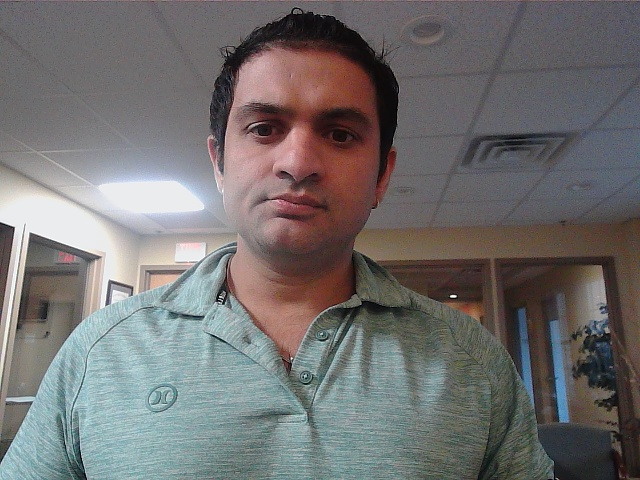
#> input picture modules/edge-device/enrolled_users/Arjun_Joshi_test/frame_1.jpg, 640 x 480 px; its folder holds only this picture in this run
$ python augment_enrollments.py
#> lines starting #> are read from the running program, lines starting #| are printed output that depends on the picture
#!/usr/bin/env python3
"""
Augment enrollment images for more robust ArcFace embeddings.

For each base enrollment image (frame_1.jpg ... frame_5.jpg), generates
photometric augmentation variants that simulate real RTSP camera conditions.

Augmentations applied per base image:
  1. bright         — +25% brightness (daytime / direct lighting)
  2. dark_noisy     — -20% brightness + Gaussian noise σ=12 (low-light sensor noise)
  3. blur_shift     — Gaussian blur 5×5 + ±5% random crop (motion blur + bbox jitter)
  4. warm           — hue +8°, saturation +12% (white balance / color temp drift)
  5. compressed     — JPEG re-encode at quality 50 (RTSP H.264 stream artifacts)

Result: 5 originals + 25 augmented = 30 images per user.

After augmenting, re-run the enrollment script to recompute averaged embeddings:
    python scripts/enroll_from_naming_schema.py

Usage:
    python scripts/augment_enrollments.py                         # augment all users
    python scripts/augment_enrollments.py --preview               # show sample, don't save
    python scripts/augment_enrollments.py --clean                 # remove all augmented images
    python scripts/augment_enrollments.py --source enrolled_users # custom source dir
    python scripts/augment_enrollments.py --user Ryan_Larsen_debug  # single user only
"""

import argparse
import logging
import os
import sys
from pathlib import Path
from typing import Dict, List, Optional, Tuple

import cv2
import numpy as np

SCRIPT_DIR = Path(__file__).resolve().parent
PROJECT_DIR = SCRIPT_DIR.parent

logging.basicConfig(
    level=logging.INFO,
    format="%(asctime)s | %(levelname)s | %(message)s",
    datefmt="%Y-%m-%d %H:%M:%S",
)
logger = logging.getLogger(__name__)

DEFAULT_SOURCE = PROJECT_DIR / "enrolled_users"

# Augmented file marker — used for identification and cleanup
AUG_TAG = "_aug_"

# Base images are named frame_N.jpg (N=1..5)
BASE_PATTERN = "frame_*.jpg"

# ---------------------------------------------------------------------------
# Augmentation functions
# ---------------------------------------------------------------------------
# Each takes a BGR image (np.ndarray) and returns a BGR image (np.ndarray).
# Deterministic given the same input (no internal randomness).
# The blur_shift augmentation uses a fixed crop offset derived from image dims.
# ---------------------------------------------------------------------------


def aug_bright(img: np.ndarray) -> np.ndarray:
    """Increase brightness by ~25% (simulates bright / direct lighting)."""
    hsv = cv2.cvtColor(img, cv2.COLOR_BGR2HSV).astype(np.float32)
    hsv[:, :, 2] = np.clip(hsv[:, :, 2] * 1.25, 0, 255)
    return cv2.cvtColor(hsv.astype(np.uint8), cv2.COLOR_HSV2BGR)


def aug_dark_noisy(img: np.ndarray) -> np.ndarray:
    """Decrease brightness 20% and add Gaussian sensor noise σ=12."""
    hsv = cv2.cvtColor(img, cv2.COLOR_BGR2HSV).astype(np.float32)
    hsv[:, :, 2] = np.clip(hsv[:, :, 2] * 0.80, 0, 255)
    dark = cv2.cvtColor(hsv.astype(np.uint8), cv2.COLOR_HSV2BGR)
    noise = np.random.default_rng(42).normal(0, 12, dark.shape).astype(np.float32)
    noisy = np.clip(dark.astype(np.float32) + noise, 0, 255).astype(np.uint8)
    return noisy


def aug_blur_shift(img: np.ndarray) -> np.ndarray:
    """Gaussian blur 5×5 + deterministic 5% crop (simulates motion blur + bbox jitter)."""
    blurred = cv2.GaussianBlur(img, (5, 5), 0)
    h, w = blurred.shape[:2]
    # Deterministic 5% crop from top-left offset
    dx = max(1, int(w * 0.05))
    dy = max(1, int(h * 0.05))
    cropped = blurred[dy : h - dy // 2, dx : w - dx // 2]
    # Resize back to original dimensions to keep embedding input consistent
    return cv2.resize(cropped, (w, h), interpolation=cv2.INTER_LINEAR)


def aug_warm(img: np.ndarray) -> np.ndarray:
    """Warm color temperature shift: hue +8°, saturation +12%."""
    hsv = cv2.cvtColor(img, cv2.COLOR_BGR2HSV).astype(np.float32)
    hsv[:, :, 0] = (hsv[:, :, 0] + 8) % 180  # OpenCV hue range is 0-179
    hsv[:, :, 1] = np.clip(hsv[:, :, 1] * 1.12, 0, 255)
    return cv2.cvtColor(hsv.astype(np.uint8), cv2.COLOR_HSV2BGR)


def aug_compressed(img: np.ndarray) -> np.ndarray:
    """JPEG re-compression at quality 50 (simulates RTSP stream artifacts)."""
    encode_param = [int(cv2.IMWRITE_JPEG_QUALITY), 50]
    _, enc = cv2.imencode(".jpg", img, encode_param)
    return cv2.imdecode(enc, cv2.IMREAD_COLOR)


# Ordered list of (suffix, function) — suffix becomes part of the filename
AUGMENTATIONS: List[Tuple[str, callable]] = [
    ("bright", aug_bright),
    ("dark_noisy", aug_dark_noisy),
    ("blur_shift", aug_blur_shift),
    ("warm", aug_warm),
    ("compressed", aug_compressed),
]


# ---------------------------------------------------------------------------
# File discovery
# ---------------------------------------------------------------------------

def find_base_images(user_dir: Path) -> List[Path]:
    """Find original (non-augmented) frame images in a user directory."""
    all_frames = sorted(user_dir.glob(BASE_PATTERN))
    return [p for p in all_frames if AUG_TAG not in p.name]


def find_augmented_images(user_dir: Path) -> List[Path]:
    """Find augmented images in a user directory."""
    all_frames = sorted(user_dir.glob(BASE_PATTERN))
    return [p for p in all_frames if AUG_TAG in p.name]


def find_user_dirs(source_dir: Path, user_filter: Optional[str] = None) -> List[Path]:
    """Find all user enrollment directories."""
    if not source_dir.exists():
        logger.error(f"Source directory not found: {source_dir}")
        return []
    dirs = sorted([d for d in source_dir.iterdir() if d.is_dir()])
    if user_filter:
        dirs = [d for d in dirs if d.name == user_filter]
        if not dirs:
            logger.error(f"User directory not found: {user_filter}")
    return dirs


# ---------------------------------------------------------------------------
# Core operations
# ---------------------------------------------------------------------------

def augment_user(user_dir: Path, dry_run: bool = False) -> Tuple[int, int]:
    """
    Generate augmented images for a single user.

    Returns:
        (num_augmented, num_skipped) — skipped means the file already exists.
    """
#> called with dry_run = False
    base_images = find_base_images(user_dir)
    if not base_images:
        logger.warning(f"  No base images found in {user_dir.name}")
        return 0, 0

    num_created = 0
    num_skipped = 0

    for base_path in base_images:
        img = cv2.imread(str(base_path))
#> img is the input picture: shape (480, 640, 3); mean B, G, R 111.5, 111.9, 114.1
        if img is None:
            logger.warning(f"  Failed to read {base_path.name}")
            continue

        stem = base_path.stem  # e.g. "frame_1"

        for suffix, aug_fn in AUGMENTATIONS:
            aug_name = f"{stem}{AUG_TAG}{suffix}.jpg"
            aug_path = user_dir / aug_name

            if aug_path.exists():
                num_skipped += 1
                continue

            if dry_run:
                logger.info(f"  [DRY RUN] Would create {aug_name}")
                num_created += 1
                continue

            aug_img = aug_fn(img)
            cv2.imwrite(str(aug_path), aug_img, [int(cv2.IMWRITE_JPEG_QUALITY), 92])
            num_created += 1
#> this loop made 5 passes
#> pass 1, in aug_bright, `hsv = cv2.cvtColor(img, cv2.COLOR_BGR2HSV).astype(np.float32)`:
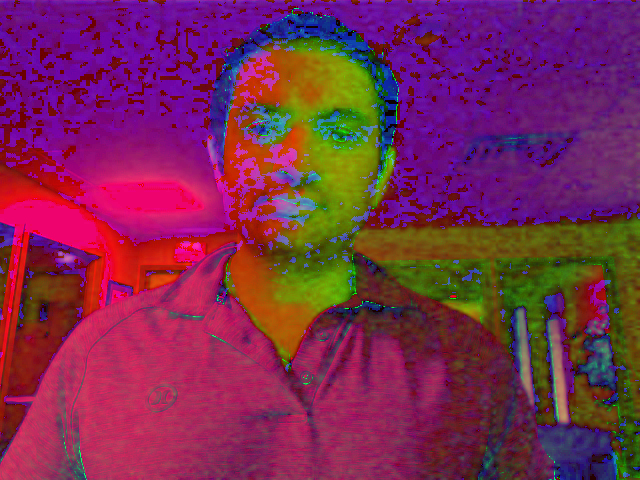
#> hsv: shape (480, 640, 3) float32; mean B, G, R 80.7, 41.8, 122.1
#> pass 1, in augment_user, `aug_img = aug_fn(img)`:
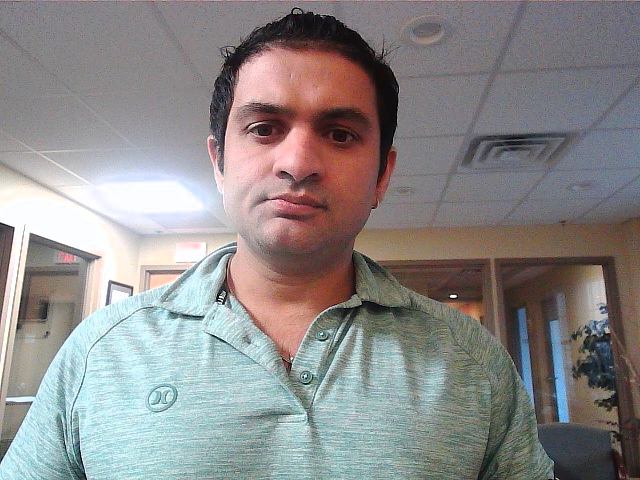
#> aug_img: shape (480, 640, 3); mean B, G, R 137.3, 137.6, 140.4
#> pass 2, in aug_dark_noisy, `dark = cv2.cvtColor(hsv.astype(np.uint8), cv2.COLOR_HSV2BGR)`:
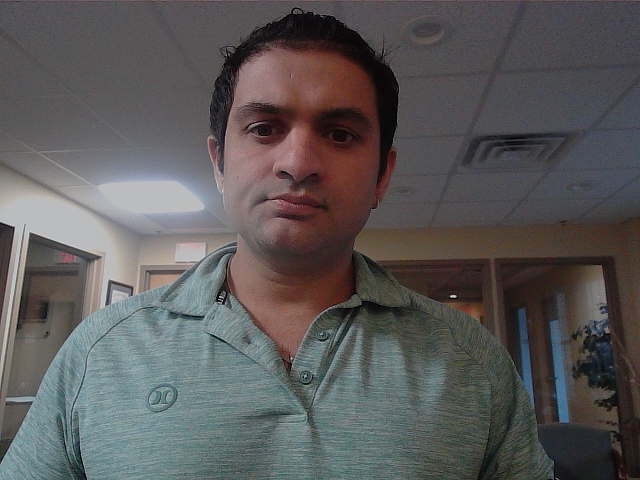
#> dark: shape (480, 640, 3); mean B, G, R 88.6, 88.8, 90.6
#> after the loop, num_created = 5; num_skipped = 0

    return num_created, num_skipped


# [68 lines left out: functions clean_user, preview_user, not called in this run]


# ---------------------------------------------------------------------------
# Main
# ---------------------------------------------------------------------------

def main() -> int:
    parser = argparse.ArgumentParser(
        description="Augment enrollment images for robust ArcFace embeddings",
        formatter_class=argparse.RawDescriptionHelpFormatter,
        epilog=(
            "After augmenting, re-run enrollment to recompute embeddings:\n"
            "  python scripts/enroll_from_naming_schema.py\n"
        ),
    )
    parser.add_argument(
        "--source", default=str(DEFAULT_SOURCE),
        help="Path to enrolled_users directory (default: %(default)s)",
    )
    parser.add_argument(
        "--user", default=None,
        help="Process only this user directory name (e.g. Ryan_Larsen_debug)",
    )
    parser.add_argument(
        "--clean", action="store_true",
        help="Remove all augmented images instead of creating them",
    )
    parser.add_argument(
        "--preview", action="store_true",
        help="Generate and show a sample augmentation grid (first user, first image)",
    )
    parser.add_argument(
        "--dry-run", action="store_true",
        help="Show what would be done without writing files",
    )
    parser.add_argument(
        "-v", "--verbose", action="store_true",
        help="Enable debug logging",
    )
    args = parser.parse_args()

    if args.verbose:
        logging.getLogger().setLevel(logging.DEBUG)

    source_dir = Path(args.source)
    if not source_dir.is_absolute():
        source_dir = PROJECT_DIR / source_dir

    user_dirs = find_user_dirs(source_dir, args.user)
    if not user_dirs:
        logger.error("No user directories found")
        return 1

    logger.info(f"Source: {source_dir}")
    logger.info(f"Users:  {len(user_dirs)}")
    logger.info(f"Augmentations per base image: {len(AUGMENTATIONS)} "
                f"({', '.join(name for name, _ in AUGMENTATIONS)})")

    # --- Preview mode ---
    if args.preview:
        logger.info(f"\n--- Preview mode ---")
        target = user_dirs[0]
        logger.info(f"Generating preview for: {target.name}")
        preview_user(target)
        return 0

    # --- Clean mode ---
    if args.clean:
        logger.info(f"\n--- Clean mode {'(dry run)' if args.dry_run else ''} ---")
        total_removed = 0
        for user_dir in user_dirs:
            count = clean_user(user_dir, dry_run=args.dry_run)
            if count:
                logger.info(f"  {user_dir.name}: removed {count} augmented images")
            total_removed += count
        logger.info(f"Total removed: {total_removed}")
        return 0

    # --- Augment mode (default) ---
    logger.info(f"\n--- Augment mode {'(dry run)' if args.dry_run else ''} ---")
    total_created = 0
    total_skipped = 0

    for user_dir in user_dirs:
        base_count = len(find_base_images(user_dir))
        existing_aug = len(find_augmented_images(user_dir))

        logger.info(f"Processing: {user_dir.name} "
                     f"({base_count} base, {existing_aug} existing augmented)")

        created, skipped = augment_user(user_dir, dry_run=args.dry_run)
#> created = 5; skipped = 0
        total_count = base_count + existing_aug + created
#> total_count = 6

        logger.info(f"  Created: {created}, Skipped (exist): {skipped}, "
                     f"Total images: {total_count}")

        total_created += created
#> total_created = 5
        total_skipped += skipped
#> total_skipped = 0
#> pass 2 of the loop in main, `for user_dir in user_dirs:`:
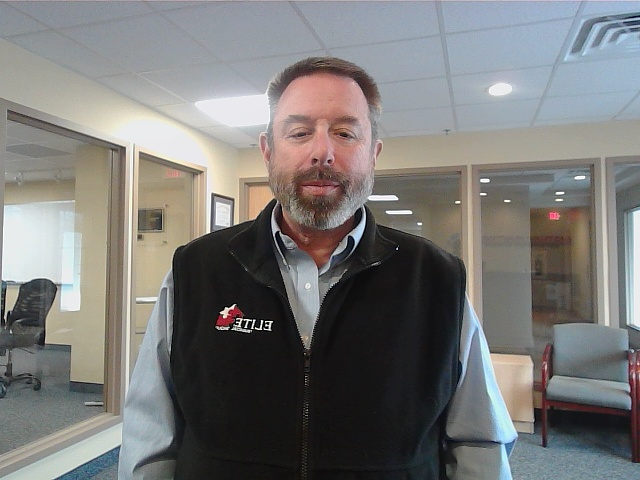
#> input picture modules/edge-device/enrolled_users/David_Romanoff_Kelly_debug/frame_1.jpg, 640 x 480 px
#> in augment_user, img is the input picture: shape (480, 640, 3); mean B, G, R 119.3, 120.6, 121.3
#> the loop in augment_user (call 2), `for suffix, aug_fn in AUGMENTATIONS:` made 5 passes
#> pass 1, in augment_user (call 2), `aug_img = aug_fn(img)`:
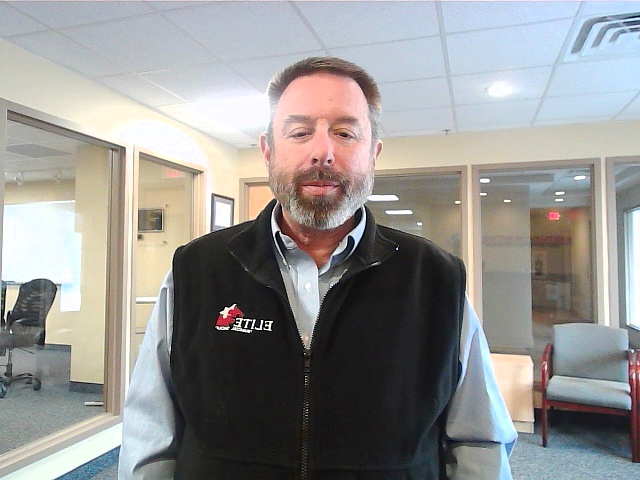
#> aug_img: shape (480, 640, 3); mean B, G, R 146, 147.6, 148.5
#> pass 2, in aug_dark_noisy (call 2), `dark = cv2.cvtColor(hsv.astype(np.uint8), cv2.COLOR_HSV2BGR)`:
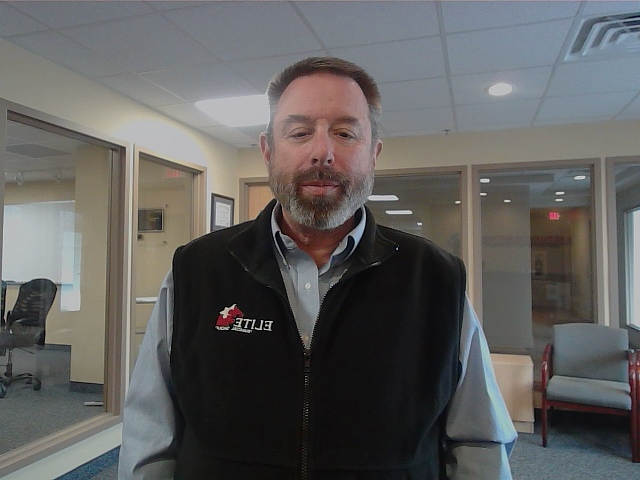
#> dark: shape (480, 640, 3); mean B, G, R 94.8, 95.7, 96.4
#> after the loop in augment_user (call 2), `for suffix, aug_fn in AUGMENTATIONS:`: num_created = 5; num_skipped = 0
#> total_created = 10

    logger.info(f"\nDone: {total_created} created, {total_skipped} skipped (already exist)")

    if total_created > 0 and not args.dry_run:
        logger.info(
            "\nNext step — re-run enrollment to recompute averaged embeddings:\n"
            "  python scripts/enroll_from_naming_schema.py"
        )

    return 0


if __name__ == "__main__":
    sys.exit(main())
#> (the program exits here)
